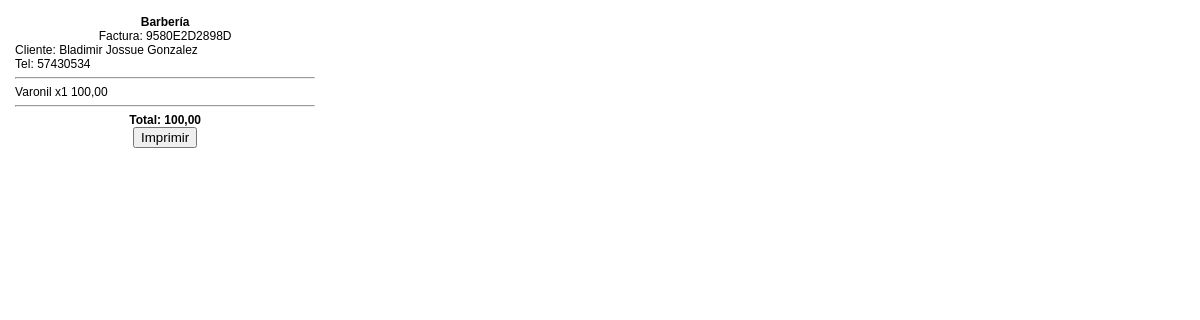
Screenshot of /facturacion/ticket/1/ (signed in) with the database file from the repository.
### facturacion/models.py (models this page shows, shortened)
class Factura(models.Model):
    codigo_factura = models.CharField(max_length=50, unique=True, editable=False)
    cliente = models.ForeignKey(Cliente, on_delete=models.PROTECT)
    cajero = models.ForeignKey(settings.AUTH_USER_MODEL, on_delete=models.PROTECT, related_name='facturas_cajero')
    barbero = models.ForeignKey(settings.AUTH_USER_MODEL, on_delete=models.PROTECT, related_name='facturas_barbero')
    fecha = models.DateTimeField(auto_now_add=True)
    total = models.DecimalField(max_digits=12, decimal_places=2)

class DetalleFactura(models.Model):
    factura = models.ForeignKey(Factura, on_delete=models.CASCADE, related_name='detalles')
    corte = models.ForeignKey(Corte, on_delete=models.PROTECT)
    precio = models.DecimalField(max_digits=10, decimal_places=2)
    cantidad = models.PositiveIntegerField(default=1)
    subtotal = models.DecimalField(max_digits=12, decimal_places=2)

### clientes/models.py (models this page shows, shortened)
class Cliente(models.Model):
    nombre = models.CharField(max_length=200)
    telefono = models.CharField(max_length=50, unique=True)

### cortes/models.py (models this page shows, shortened)
class Corte(models.Model):
    nombre_corte = models.CharField(max_length=200)
    descripcion = models.TextField(blank=True)
    precio = models.PositiveIntegerField(default=0)

### facturacion/views.py (the view)
# urls.py: path('ticket/<int:factura_id>/', views.preview_ticket, name='factura_ticket'),
@login_required
def preview_ticket(request, factura_id):
    factura = get_object_or_404(Factura, id=factura_id)
    return render(request, 'facturacion/ticket.html', {'factura': factura})

### templates/facturacion/ticket.html (shortened to what this page needs)
{% load static %}
<!doctype html>
<html>
  <head>
    <link href="/static/css/print.css" rel="stylesheet">
  </head>
  <body>
    <div class="ticket">
      <div class="center"><strong>Barbería</strong></div>
      <div class="center">Factura: {{ factura.codigo_factura }}</div>
      <div>Cliente: {{ factura.cliente.nombre }}</div>
      <div>Tel: {{ factura.cliente.telefono }}</div>
      <hr>
      {% for d in factura.detalles.all %}
      <div>{{ d.corte.nombre_corte }} x{{ d.cantidad }}  {{ d.subtotal }}</div>
      {% endfor %}
      <hr>
      <div class="center"><strong>Total: {{ factura.total }}</strong></div>
      <div class="center mt-2"><button onclick="window.print()">Imprimir</button></div>
    </div>
  </body>
</html>

### static/css/print.css (style rules this page uses)
body { margin: 0; }
.ticket { width: 80mm; padding: 4mm; font-size: 12px; }

### templates/facturacion/ticket.html (style rules this page uses)
body { font-family: Arial, sans-serif; }
.ticket { width: 300px; }
.center { text-align: center; }

### rows the page displays
Factura: codigo_factura "9580E2D2898D", cliente.nombre "Bladimir Jossue Gonzalez", cliente.telefono "57430534", total "100,00"
DetalleFactura: corte.nombre_corte "Varonil", cantidad "1", subtotal "100,00"
